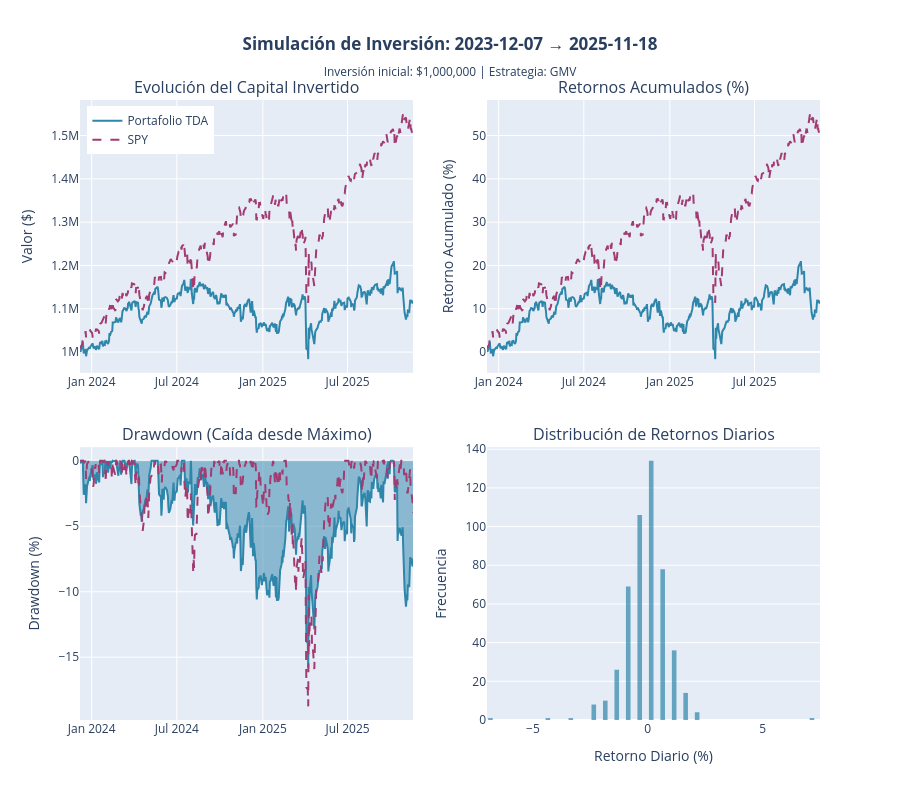

The cell this chart's notebook holds for it:
### Code cell
# =======================================================
# PASO 4: VISUALIZACIÓN DE LA SIMULACIÓN
# =======================================================
if sim_prices_portfolio is not None and len(sim_prices_portfolio) > 0:
    print(f"{'='*80}")
    print(f"📈 GENERANDO VISUALIZACIONES")
    print(f"{'='*80}\n")
    
    # Crear figura con subplots
    fig = make_subplots(
        rows=2, cols=2,
        subplot_titles=(
            'Evolución del Capital Invertido',
            'Retornos Acumulados (%)',
            'Drawdown (Caída desde Máximo)',
            'Distribución de Retornos Diarios'
        ),
        specs=[
            [{"secondary_y": False}, {"secondary_y": False}],
            [{"secondary_y": False}, {"secondary_y": False}]
        ],
        vertical_spacing=0.12,
        horizontal_spacing=0.10
    )
    
    # 1. Evolución del capital
    fig.add_trace(
        go.Scatter(
            x=portfolio_value.index,
            y=portfolio_value,
            name='Portafolio TDA',
            line=dict(color='#2E86AB', width=2)
        ),
        row=1, col=1
    )
    fig.add_trace(
        go.Scatter(
            x=spy_value.index,
            y=spy_value,
            name='SPY',
            line=dict(color='#A23B72', width=2, dash='dash')
        ),
        row=1, col=1
    )
    fig.update_yaxes(title_text="Valor ($)", row=1, col=1)
    
    # 2. Retornos acumulados en %
    portfolio_cum_ret = ((portfolio_value / initial_investment - 1) * 100)
    spy_cum_ret = ((spy_value / initial_investment - 1) * 100)
    
    fig.add_trace(
        go.Scatter(
            x=portfolio_cum_ret.index,
            y=portfolio_cum_ret,
            name='Portafolio TDA',
            line=dict(color='#2E86AB', width=2),
            showlegend=False
        ),
        row=1, col=2
    )
    fig.add_trace(
        go.Scatter(
            x=spy_cum_ret.index,
            y=spy_cum_ret,
            name='SPY',
            line=dict(color='#A23B72', width=2, dash='dash'),
            showlegend=False
        ),
        row=1, col=2
    )
    fig.update_yaxes(title_text="Retorno Acumulado (%)", row=1, col=2)
    
    # 3. Drawdown
    fig.add_trace(
        go.Scatter(
            x=drawdown_portfolio.index,
            y=drawdown_portfolio * 100,
            name='Portafolio TDA',
            line=dict(color='#2E86AB', width=2),
            fill='tozeroy',
            showlegend=False
        ),
        row=2, col=1
    )
    fig.add_trace(
        go.Scatter(
            x=drawdown_spy.index,
            y=drawdown_spy * 100,
            name='SPY',
            line=dict(color='#A23B72', width=2, dash='dash'),
            showlegend=False
        ),
        row=2, col=1
    )
    fig.update_yaxes(title_text="Drawdown (%)", row=2, col=1)
    
    # 4. Distribución de retornos
    fig.add_trace(
        go.Histogram(
            x=portfolio_daily_returns * 100,
            name='Portafolio TDA',
            marker_color='#2E86AB',
            opacity=0.7,
            nbinsx=50,
            showlegend=False
        ),
        row=2, col=2
    )
    fig.add_trace(
        go.Histogram(
            x=sim_returns_spy * 100,
            name='SPY',
            marker_color='#A23B72',
            opacity=0.5,
            nbinsx=50,
            showlegend=False
        ),
        row=2, col=2
    )
    fig.update_xaxes(title_text="Retorno Diario (%)", row=2, col=2)
    fig.update_yaxes(title_text="Frecuencia", row=2, col=2)
    
    # Layout general
    fig.update_layout(
        height=800,
        title_text=f"<b>Simulación de Inversión: {portfolio_value.index[0].date()} → {portfolio_value.index[-1].date()}</b><br>" +
                   f"<sub>Inversión inicial: ${initial_investment:,.0f} | Estrategia: {best_strategy}</sub>",
        title_x=0.5,
        showlegend=True,
        legend=dict(x=0.01, y=0.99),
        hovermode='x unified'
    )
    
    fig.show()
    
    print(f"✅ Gráficas generadas\n")
    
    # Guardar resultados de simulación
    simulation_results = {
        'config': {
            'initial_investment': initial_investment,
            'strategy': best_strategy,
            'period_start': str(portfolio_value.index[0].date()),
            'period_end': str(portfolio_value.index[-1].date()),
            'trading_days': n_days,
            'years': round(n_years, 2)
        },
        'portfolio': {
            'final_value': round(float(portfolio_value.iloc[-1]), 2),
            'total_return_pct': round(float(total_return_portfolio), 2),
            'annualized_return_pct': round(float(ann_return_portfolio), 2),
            'volatility_pct': round(float(vol_portfolio), 2),
            'sharpe_ratio': round(float(sharpe_portfolio), 4),
            'max_drawdown_pct': round(float(max_dd_portfolio), 2)
        },
        'benchmark': {
            'final_value': round(float(spy_value.iloc[-1]), 2),
            'total_return_pct': round(float(total_return_spy), 2),
            'annualized_return_pct': round(float(ann_return_spy), 2),
            'volatility_pct': round(float(vol_spy), 2),
            'sharpe_ratio': round(float(sharpe_spy), 4),
            'max_drawdown_pct': round(float(max_dd_spy), 2)
        },
        'relative_metrics': {
            'alpha_pct': round(float(excess_return), 2),
            'tracking_error_pct': round(float(te_sim), 2),
            'correlation': round(float(corr_sim), 4),
            'information_ratio': round(float(excess_return)/float(te_sim), 4) if float(te_sim) > 0 else None
        }
    }
    
    with open('simulation_results.json', 'w') as f:
        json.dump(simulation_results, f, indent=2)
    
    print(f"💾 Resultados guardados en: 'simulation_results.json'")
    print(f"{'='*80}\n")
    
else:
    print(f"⚠️ No se pueden generar visualizaciones sin datos de simulación")

### Figure 1 — Plotly figure (JSON) as saved in the notebook; plotly's stock layout.template omitted (floating-point values rounded to 4 significant figures; data arrays with more than 128 entries replaced by an {"elided": "..."} marker saying what was removed)
{"data": [{"line": {"color": "#2E86AB", "width": 2}, "name": "Portafolio TDA", "type": "scatter", "x": {"elided": "489 str values"}, "xaxis": "x", "y": {"elided": "489 float values"}, "yaxis": "y"}, {"line": {"color": "#A23B72", "dash": "dash", "width": 2}, "name": "SPY", "type": "scatter", "x": {"elided": "489 str values"}, "xaxis": "x", "y": {"elided": "489 float values"}, "yaxis": "y"}, {"line": {"color": "#2E86AB", "width": 2}, "name": "Portafolio TDA", "showlegend": false, "type": "scatter", "x": {"elided": "489 str values"}, "xaxis": "x2", "y": {"elided": "489 float values"}, "yaxis": "y2"}, {"line": {"color": "#A23B72", "dash": "dash", "width": 2}, "name": "SPY", "showlegend": false, "type": "scatter", "x": {"elided": "489 str values"}, "xaxis": "x2", "y": {"elided": "489 float values"}, "yaxis": "y2"}, {"fill": "tozeroy", "line": {"color": "#2E86AB", "width": 2}, "name": "Portafolio TDA", "showlegend": false, "type": "scatter", "x": {"elided": "489 str values"}, "xaxis": "x3", "y": {"elided": "489 float values"}, "yaxis": "y3"}, {"line": {"color": "#A23B72", "dash": "dash", "width": 2}, "name": "SPY", "showlegend": false, "type": "scatter", "x": {"elided": "489 str values"}, "xaxis": "x3", "y": {"elided": "489 float values"}, "yaxis": "y3"}, {"marker": {"color": "#2E86AB"}, "name": "Portafolio TDA", "nbinsx": 50, "opacity": 0.7, "showlegend": false, "type": "histogram", "x": {"elided": "489 float values"}, "xaxis": "x4", "yaxis": "y4"}, {"marker": {"color": "#A23B72"}, "name": "SPY", "nbinsx": 50, "opacity": 0.5, "showlegend": false, "type": "histogram", "x": {"elided": "489x1 float values"}, "xaxis": "x4", "yaxis": "y4"}], "layout": {"annotations": [{"font": {"size": 16}, "showarrow": false, "text": "Evolución del Capital Invertido", "x": 0.225, "xanchor": "center", "xref": "paper", "y": 1, "yanchor": "bottom", "yref": "paper"}, {"font": {"size": 16}, "showarrow": false, "text": "Retornos Acumulados (%)", "x": 0.775, "xanchor": "center", "xref": "paper", "y": 1, "yanchor": "bottom", "yref": "paper"}, {"font": {"size": 16}, "showarrow": false, "text": "Drawdown (Caída desde Máximo)", "x": 0.225, "xanchor": "center", "xref": "paper", "y": 0.44, "yanchor": "bottom", "yref": "paper"}, {"font": {"size": 16}, "showarrow": false, "text": "Distribución de Retornos Diarios", "x": 0.775, "xanchor": "center", "xref": "paper", "y": 0.44, "yanchor": "bottom", "yref": "paper"}], "height": 800, "hovermode": "x unified", "legend": {"x": 0.01, "y": 0.99}, "showlegend": true, "title": {"text": "<b>Simulación de Inversión: 2023-12-07 → 2025-11-18</b><br><sub>Inversión inicial: $1,000,000 | Estrategia: GMV</sub>", "x": 0.5}, "xaxis": {"anchor": "y", "domain": [0, 0.45]}, "xaxis2": {"anchor": "y2", "domain": [0.55, 1]}, "xaxis3": {"anchor": "y3", "domain": [0, 0.45]}, "xaxis4": {"anchor": "y4", "domain": [0.55, 1], "title": {"text": "Retorno Diario (%)"}}, "yaxis": {"anchor": "x", "domain": [0.56, 1], "title": {"text": "Valor ($)"}}, "yaxis2": {"anchor": "x2", "domain": [0.56, 1], "title": {"text": "Retorno Acumulado (%)"}}, "yaxis3": {"anchor": "x3", "domain": [0, 0.44], "title": {"text": "Drawdown (%)"}}, "yaxis4": {"anchor": "x4", "domain": [0, 0.44], "title": {"text": "Frecuencia"}}}}
